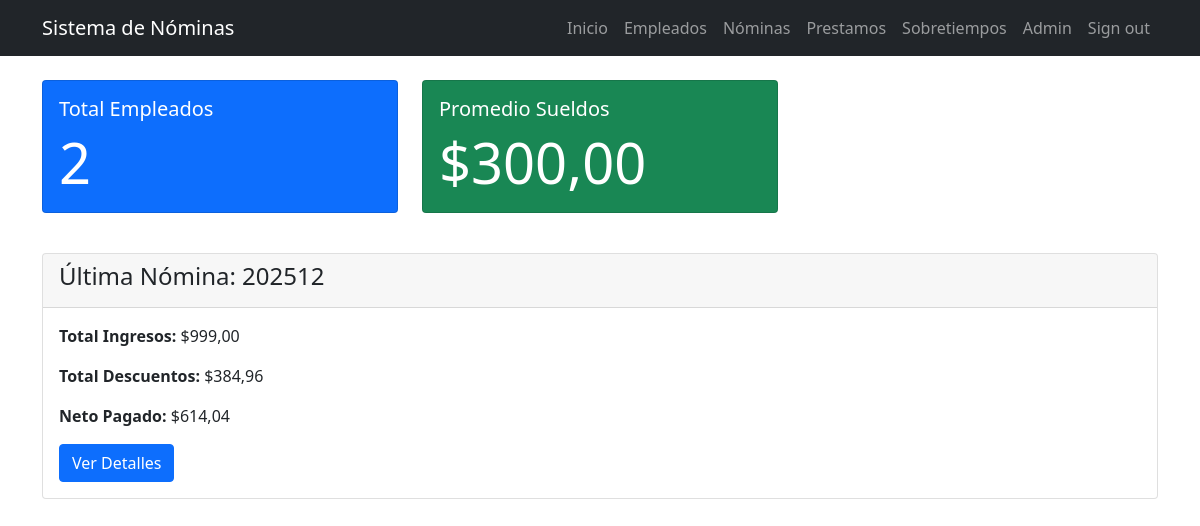
Before: / (signed in) with the older database file.
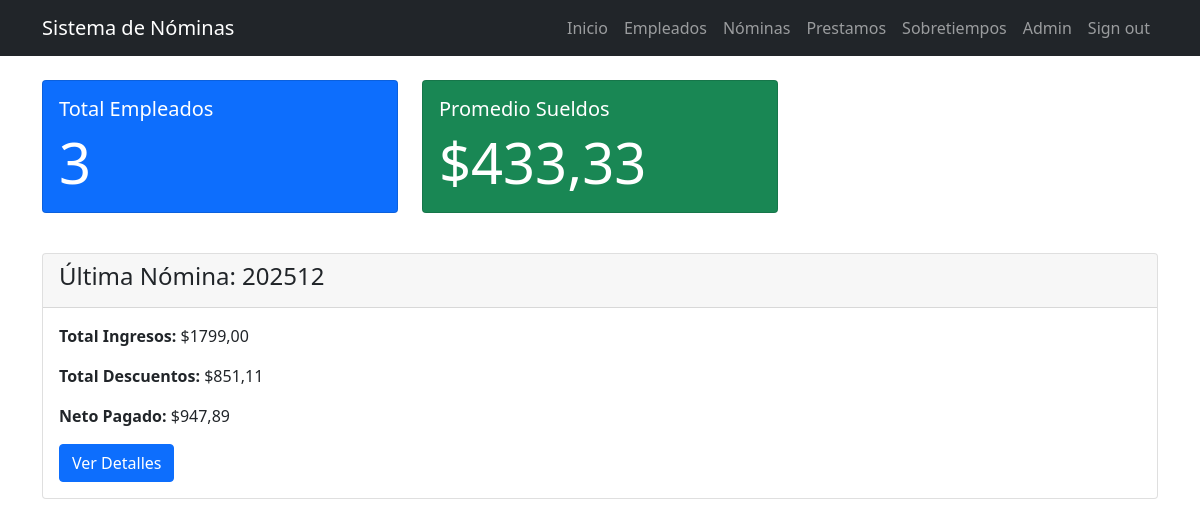
After: the same page with the newer database file.
### nomina/models.py (models this page shows, shortened)
class Nomina(models.Model):
    aniomes = models.CharField(max_length=6)
    tot_ing = models.DecimalField(max_digits=12, decimal_places=2, default=0)
    tot_des = models.DecimalField(max_digits=12, decimal_places=2, default=0)
    neto = models.DecimalField(max_digits=12, decimal_places=2, default=0)

### nomina/views.py (the view)
# urls.py: path('', HomeView.as_view(), name='home'),
class HomeView(LoginRequiredMixin, TemplateView):
    template_name = "nomina/home.html"
    def get_context_data(self, **kwargs):
        context = super().get_context_data(**kwargs)
        total_empleados = Empleado.objects.count()
        ultima_nomina = Nomina.objects.order_by("-aniomes").first()
        if total_empleados > 0:
            promedio_sueldos = Empleado.objects.aggregate(avg_sueldo=Avg("sueldo"))["avg_sueldo"]
        else:
            promedio_sueldos = 0
        context.update({
            "total_empleados": total_empleados,
            "ultima_nomina": ultima_nomina,
            "promedio_sueldos": promedio_sueldos,
        })
        return context

### nomina/templates/nomina/home.html
{% extends 'nomina/base.html' %}
{% block content %}
<div class="row">
    <div class="col-md-4">
        <div class="card text-white bg-primary mb-3">
            <div class="card-body">
                <h5 class="card-title">Total Empleados</h5>
                <p class="card-text display-4">{{ total_empleados }}</p>
            </div>
        </div>
    </div>
    <div class="col-md-4">
        <div class="card text-white bg-success mb-3">
            <div class="card-body">
                <h5 class="card-title">Promedio Sueldos</h5>
                <p class="card-text display-4">${{ promedio_sueldos|floatformat:2 }}</p>
            </div>
        </div>
    </div>
</div>
{% if ultima_nomina %}
<div class="card mt-4">
    <div class="card-header">
        <h4>Última Nómina: {{ ultima_nomina.aniomes }}</h4>
    </div>
    <div class="card-body">
        <p><strong>Total Ingresos:</strong> ${{ ultima_nomina.tot_ing }}</p>
        <p><strong>Total Descuentos:</strong> ${{ ultima_nomina.tot_des }}</p>
        <p><strong>Neto Pagado:</strong> ${{ ultima_nomina.neto }}</p>
        <a href="{% url 'nomina:nomina_detail' ultima_nomina.pk %}" class="btn btn-primary">Ver Detalles</a>
    </div>
</div>
{% endif %}
{% endblock %}

Changed rows visible on the page:
changed Nomina: tot_ing "999,00" → "1799,00"; tot_des "384,96" → "851,11"; neto "614,04" → "947,89"
Other visible differences:
{{ total_empleados }}: "2" → "3"
{{ promedio_sueldos|floatformat:2 }}: "300,00" → "433,33"
